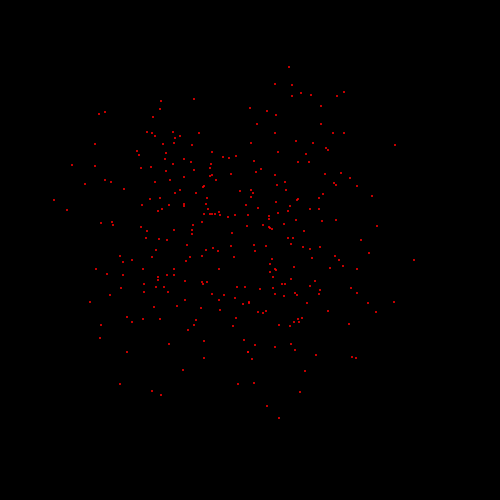
Frame 1 (no input)
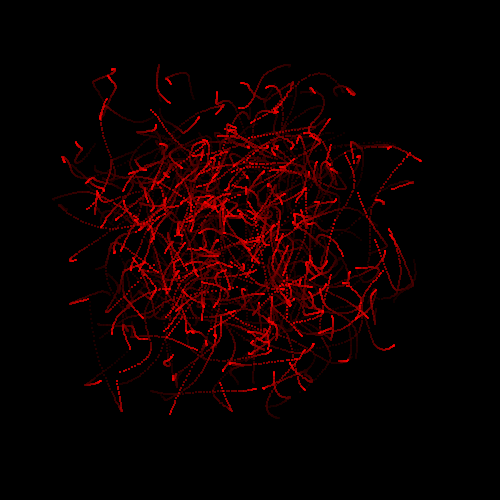
Frame 60 (the mouse pressed at the canvas centre just before this capture)
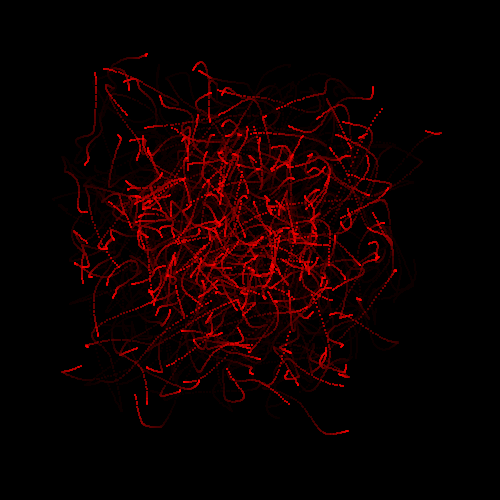
Frame 120 (the mouse held since frame 60 and released just before this capture)

The Processing sketch that drew these frames (run headless with seeded random() and noise(); from frame 60 on, the mouse is pressed at the canvas centre):

// Processing sketch: magicworms
// ── magicworms.pde
void setup(){
  size(500, 500);
    background(0, 0, 0);
}


void draw(){
  
  int x=501;
  int y=501;
  makeMagical();
  for (int i=0; i<300; i++){
      fill(255, 0, 0);
    ellipse(x,y,2,2);
x= (int)getWormX(i);
y=(int)getWormY(i);
}}


    float frequency = .005;
    float noiseInterval = PI;

    void makeMagical() {
        fill( 0, 0, 0, 10 );
        rect(0, 0, width, height);
        noStroke();
    }

    float getWormX(int i) {
        return map(noise(i*noiseInterval + frameCount * frequency), 0, 1, 0, width);
    }

    float getWormY(int i) {
        return map(noise(i*noiseInterval+1 + frameCount * frequency), 0, 1, 0, height);
    }
